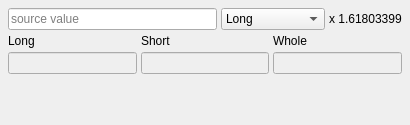
<?xml version="1.0" encoding="UTF-8"?>
<ui version="4.0">
 <class>GoldenRatioWidget</class>
 <widget class="QWidget" name="GoldenRatioWidget">
  <property name="geometry">
   <rect>
    <x>0</x>
    <y>0</y>
    <width>410</width>
    <height>125</height>
   </rect>
  </property>
  <property name="windowTitle">
   <string>Form</string>
  </property>
  <layout class="QGridLayout" name="gridLayout">
   <property name="leftMargin">
    <number>8</number>
   </property>
   <property name="topMargin">
    <number>8</number>
   </property>
   <property name="rightMargin">
    <number>8</number>
   </property>
   <property name="bottomMargin">
    <number>8</number>
   </property>
   <property name="spacing">
    <number>4</number>
   </property>
   <item row="0" column="0" colspan="3">
    <layout class="QHBoxLayout" name="horizontalLayout" stretch="2,1,0">
     <property name="spacing">
      <number>4</number>
     </property>
     <item>
      <widget class="QLineEdit" name="sourceValue">
       <property name="placeholderText">
        <string>source value</string>
       </property>
      </widget>
     </item>
     <item>
      <widget class="QComboBox" name="type">
       <item>
        <property name="text">
         <string>Long</string>
        </property>
       </item>
       <item>
        <property name="text">
         <string>Short</string>
        </property>
       </item>
       <item>
        <property name="text">
         <string>Whole</string>
        </property>
       </item>
      </widget>
     </item>
     <item>
      <widget class="QLabel" name="ratioKoef">
       <property name="text">
        <string>x 1.61803399</string>
       </property>
      </widget>
     </item>
    </layout>
   </item>
   <item row="2" column="2">
    <widget class="QLineEdit" name="wholeValue">
     <property name="styleSheet">
      <string notr="true">background-color: rgb(239, 239, 239);</string>
     </property>
     <property name="readOnly">
      <bool>true</bool>
     </property>
    </widget>
   </item>
   <item row="1" column="0">
    <widget class="QLabel" name="longLabel">
     <property name="text">
      <string>Long</string>
     </property>
    </widget>
   </item>
   <item row="1" column="2">
    <widget class="QLabel" name="wholeLabel">
     <property name="text">
      <string>Whole</string>
     </property>
    </widget>
   </item>
   <item row="2" column="0">
    <widget class="QLineEdit" name="longValue">
     <property name="styleSheet">
      <string notr="true">background-color: rgb(239, 239, 239);</string>
     </property>
     <property name="readOnly">
      <bool>true</bool>
     </property>
    </widget>
   </item>
   <item row="1" column="1">
    <widget class="QLabel" name="shortLabel">
     <property name="text">
      <string>Short</string>
     </property>
    </widget>
   </item>
   <item row="2" column="1">
    <widget class="QLineEdit" name="shortValue">
     <property name="styleSheet">
      <string notr="true">background-color: rgb(239, 239, 239);</string>
     </property>
     <property name="readOnly">
      <bool>true</bool>
     </property>
    </widget>
   </item>
   <item row="3" column="0" colspan="3">
    <spacer name="verticalSpacer">
     <property name="orientation">
      <enum>Qt::Vertical</enum>
     </property>
     <property name="sizeHint" stdset="0">
      <size>
       <width>20</width>
       <height>40</height>
      </size>
     </property>
    </spacer>
   </item>
  </layout>
 </widget>
 <tabstops>
  <tabstop>sourceValue</tabstop>
  <tabstop>type</tabstop>
  <tabstop>longValue</tabstop>
  <tabstop>shortValue</tabstop>
  <tabstop>wholeValue</tabstop>
 </tabstops>
 <resources/>
 <connections/>
</ui>
